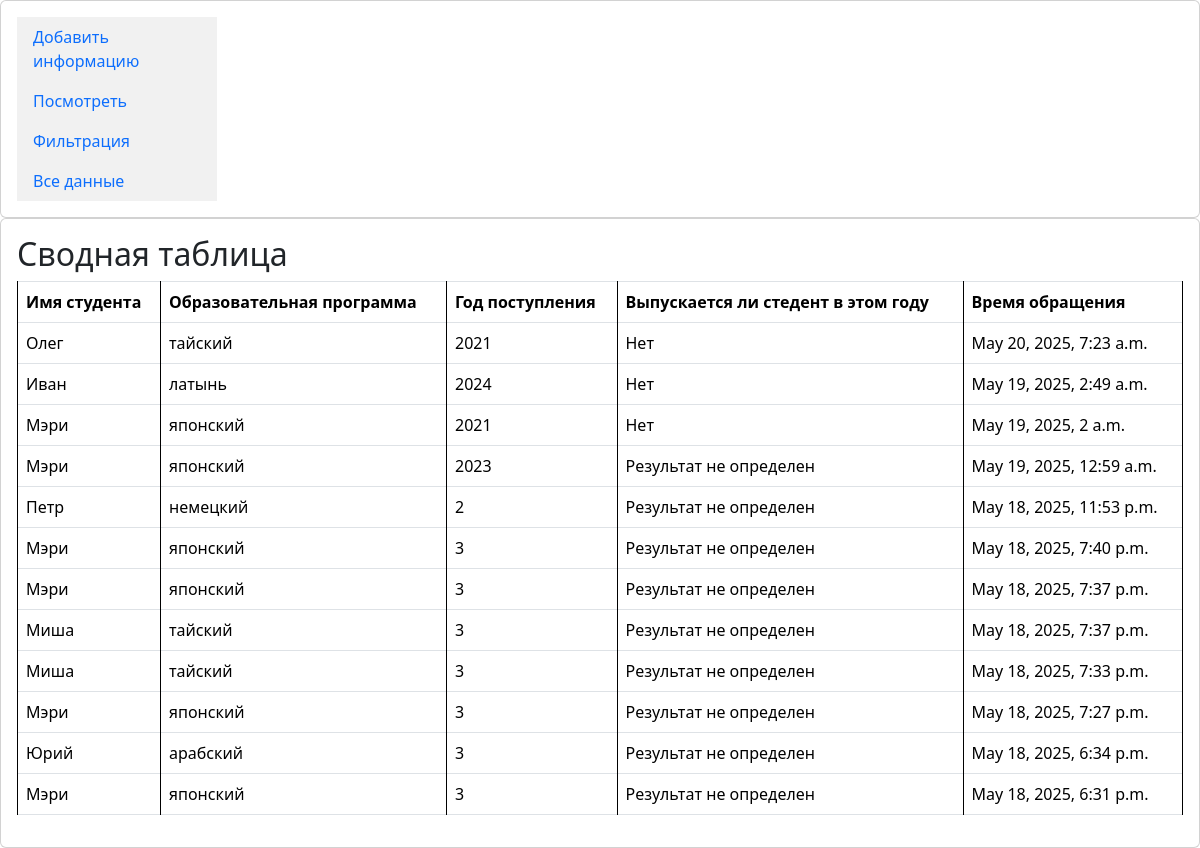
The page /table_original/ on the database its author committed.
### myApp2/models.py (models this page shows, shortened)
class StudentModel(models.Model):
    task = models.CharField(
        verbose_name="Образовательная программа",
        default="Востоковедение",
        max_length=255,
    )
    a = models.CharField(
        verbose_name="Имя студента",
        default="Мэри",
        max_length=255,
    )
    b = models.CharField(
        verbose_name="Язык", default="японский" , help_text="мы все учим восточные языки",
        max_length = 255,
    )
    c = models.IntegerField(
        verbose_name="Год поступления",
        choices=c_choices,
        default=3,
    )
    result = models.CharField(
        verbose_name="Результат",
        default="Результат не определен",
        max_length=255,
    )
    current_date = models.DateTimeField(
        verbose_name="Дата изменения(save)", auto_now=True
    )
    class Meta:
        verbose_name = "Таблица_студентов"
        verbose_name_plural = "Таблицы_студентов"
        ordering = ("-pk", )

### myApp2/views.py (the view)
# urls.py: path('table_original/', views.table_original, name='table_original'),
def table_original(request):
    objects = StudentModel.objects.all()
    return render(request, 'table_original.html', {'objects':objects})

### myApp2/templates/table_original.html (shortened to what this page needs)
{% extends 'layout.html' %}
{% block content %}
    <h2>Сводная таблица</h2>
    <table class="table table-bordered">
        <thead>
        <tr>
            <th>Имя студента</th>
            <th>Образовательная программа</th>
            <th>Год поступления</th>
            <th>Выпускается ли стедент в этом году</th>
            <th>Время обращения</th>
        </tr>
        </thead>
        <tbody style="border-top: 3.0px;">
        {% for object in objects %}
            <tr>
                <td>{{object.a}}</td>
                <td>{{object.b}}</td>
                <td>{{object.c}}</td>
                <td>{{object.result}}</td>
                <td>{{object.current_date}}</td>
            </tr>
        {% endfor %}
    </table>
{% endblock %}

### myApp2/templates/layout.html (style rules this page uses)
thead { color: green; }
tbody { color: black; }
table, th, td { border: 1px solid black; }

### rows shown on the page
StudentModel: a "Олег", b "тайский", c "2021", result "Нет", current_date "May 20, 2025, 7:23 a.m."
StudentModel: a "Иван", b "латынь", c "2024", result "Нет", current_date "May 19, 2025, 2:49 a.m."
StudentModel: a "Мэри", b "японский", c "2021", result "Нет", current_date "May 19, 2025, 2 a.m."
StudentModel: a "Мэри", b "японский", c "2023", result "Результат не определен", current_date "May 19, 2025, 12:59 a.m."
StudentModel: a "Петр", b "немецкий", c "2", result "Результат не определен", current_date "May 18, 2025, 11:53 p.m."
StudentModel: a "Мэри", b "японский", c "3", result "Результат не определен", current_date "May 18, 2025, 7:40 p.m."
StudentModel: a "Мэри", b "японский", c "3", result "Результат не определен", current_date "May 18, 2025, 7:37 p.m."
StudentModel: a "Миша", b "тайский", c "3", result "Результат не определен", current_date "May 18, 2025, 7:37 p.m."
StudentModel: a "Миша", b "тайский", c "3", result "Результат не определен", current_date "May 18, 2025, 7:33 p.m."
StudentModel: a "Мэри", b "японский", c "3", result "Результат не определен", current_date "May 18, 2025, 7:27 p.m."
StudentModel: a "Юрий", b "арабский", c "3", result "Результат не определен", current_date "May 18, 2025, 6:34 p.m."
StudentModel: a "Мэри", b "японский", c "3", result "Результат не определен", current_date "May 18, 2025, 6:31 p.m."
